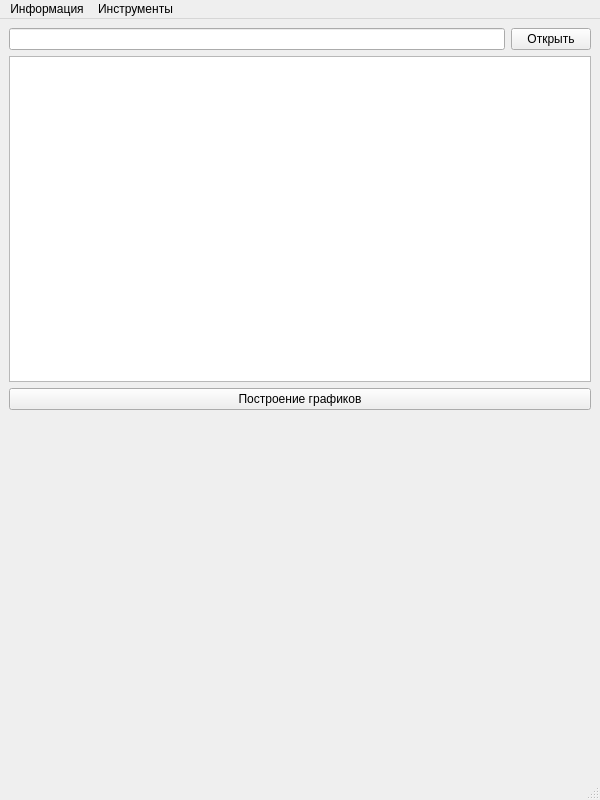
<?xml version="1.0" encoding="UTF-8"?>
<ui version="4.0">
 <class>MainWindow</class>
 <widget class="QMainWindow" name="MainWindow">
  <property name="geometry">
   <rect>
    <x>0</x>
    <y>0</y>
    <width>600</width>
    <height>800</height>
   </rect>
  </property>
  <property name="windowTitle">
   <string>MainWindow</string>
  </property>
  <widget class="QWidget" name="centralwidget">
   <property name="sizePolicy">
    <sizepolicy hsizetype="Fixed" vsizetype="Fixed">
     <horstretch>0</horstretch>
     <verstretch>0</verstretch>
    </sizepolicy>
   </property>
   <layout class="QGridLayout" name="gridLayout_2">
    <item row="0" column="0">
     <layout class="QGridLayout" name="gridLayout">
      <item row="0" column="0">
       <layout class="QHBoxLayout" name="horizontalLayout">
        <item>
         <widget class="QLineEdit" name="Directory">
          <property name="sizePolicy">
           <sizepolicy hsizetype="Expanding" vsizetype="Preferred">
            <horstretch>0</horstretch>
            <verstretch>0</verstretch>
           </sizepolicy>
          </property>
         </widget>
        </item>
        <item>
         <widget class="QPushButton" name="SelectAndStart">
          <property name="text">
           <string>Открыть</string>
          </property>
         </widget>
        </item>
       </layout>
      </item>
      <item row="1" column="0">
       <widget class="QGraphicsView" name="graphicsView">
        <property name="sizePolicy">
         <sizepolicy hsizetype="Preferred" vsizetype="Expanding">
          <horstretch>0</horstretch>
          <verstretch>0</verstretch>
         </sizepolicy>
        </property>
       </widget>
      </item>
     </layout>
    </item>
    <item row="1" column="0">
     <widget class="QPushButton" name="toggleResize">
      <property name="text">
       <string>Построение графиков</string>
      </property>
      <property name="checkable">
       <bool>true</bool>
      </property>
     </widget>
    </item>
    <item row="2" column="0">
     <widget class="QCustomPlot" name="grafik" native="true">
      <property name="sizePolicy">
       <sizepolicy hsizetype="Expanding" vsizetype="Expanding">
        <horstretch>0</horstretch>
        <verstretch>0</verstretch>
       </sizepolicy>
      </property>
     </widget>
    </item>
   </layout>
  </widget>
  <widget class="QMenuBar" name="menubar">
   <property name="geometry">
    <rect>
     <x>0</x>
     <y>0</y>
     <width>600</width>
     <height>22</height>
    </rect>
   </property>
   <widget class="QMenu" name="menu">
    <property name="title">
     <string>Информация</string>
    </property>
    <addaction name="developer"/>
    <addaction name="guide"/>
    <addaction name="separator"/>
    <addaction name="quit"/>
   </widget>
   <widget class="QMenu" name="menu_2">
    <property name="title">
     <string>Инструменты</string>
    </property>
    <addaction name="openData"/>
    <addaction name="actionTest"/>
   </widget>
   <addaction name="menu"/>
   <addaction name="menu_2"/>
  </widget>
  <widget class="QStatusBar" name="statusbar"/>
  <action name="developer">
   <property name="text">
    <string>Создатель</string>
   </property>
  </action>
  <action name="guide">
   <property name="text">
    <string>Руководство</string>
   </property>
  </action>
  <action name="quit">
   <property name="text">
    <string>Выход</string>
   </property>
  </action>
  <action name="openData">
   <property name="text">
    <string>Подготовка данных</string>
   </property>
  </action>
  <action name="actionTest">
   <property name="text">
    <string>Test</string>
   </property>
  </action>
 </widget>
 <customwidgets>
  <customwidget>
   <class>QCustomPlot</class>
   <extends>QWidget</extends>
   <header>qcustomplot.h</header>
   <container>1</container>
  </customwidget>
 </customwidgets>
 <resources/>
 <connections/>
</ui>
